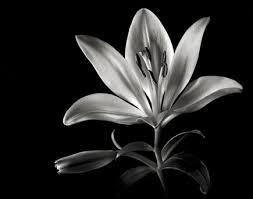
%> input picture Image-Segmentation-Using-Genetic-Algorithm-master/images/fl3.jpg, 253 x 199 px
$ octave selfcheck.m   (GNU Octave 9; MATLAB toolbox functions it lacks are replaced by stand-ins)
%> lines starting %> are read from the running program, lines starting %| are printed output that depends on the picture
### Image-Segmentation-Using-Genetic-Algorithm-master/selfhist.m
%selfhist
function [key,val] = selfhist(img,flag)

% for i=1:255
% pdf(i)=0;
% end

M = containers.Map('KeyType','double','ValueType','double');
a=size(img,1);
b=size(img,2);
for i=1:a
    for j=1:b
% [9 lines of commented-out code are left out]
if isKey(M,double(img(i,j))) == 1
    M(img(i,j)) = M(img(i,j))+1;
else
    M(img(i,j))=1;
end
    end
end
map=M;
sort(M);

if flag==0
    M.remove(255);
else
    M.remove(0);
end

key = cell2mat(keys(M));
val = cell2mat(values(M));
sumofval=0;
for i=1:size(val,2)
sumofval= val(i)+sumofval;
end
sumofval;
for i=1:size(val,2)
    val(i)=val(i)/sumofval;

end
for i=2:size(val,2)
    val(i)=val(i)+val(i-1);
end


end

### Image-Segmentation-Using-Genetic-Algorithm-master/selfcheck.m
% function [resimg] = testhist(image,HM)

image = imread("images\fl3.jpg");
%> image is the input picture: size 199x253x3 uint8; mean R, G, B 35.2, 35, 34.4
s=length(size(image));
%> s = 3
if( s == 3)
image = rgb2gray(image);
%> image: size 199x253 uint8
end

GlobalAverage=20
HM=GlobalAverage
HM
ILE = find(image>=HM);
%> ILE = 14125 values from 10311 to 48248
IHE = find(image<HM);
%> IHE = 36222 values from 1 to 50347

IL = image;
IL(ILE)=255;
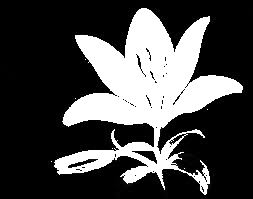
%> IL: size 199x253 uint8; min 0, max 255, mean 72
IH = image;
IH(IHE)=0;
%> IH: size 199x253 uint8; min 0, max 255, mean 34.5


[k1,v1]=selfhist(IL,0);
%> (the run ends here)

$ run again, with Image-Segmentation-Using-Genetic-Algorithm-master/images/fl1.jpg copied over Image-Segmentation-Using-Genetic-Algorithm-master/images/fl3.jpg
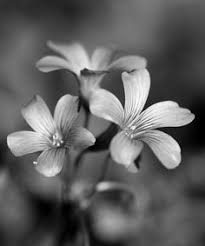
%> input picture Image-Segmentation-Using-Genetic-Algorithm-master/images/fl1.jpg, 205 x 246 px
%> image is the input picture: size 246x205x3 uint8; min 0, max 255, mean 96.2
%> image: size 246x205 uint8
%> ILE = 48230 values from 1 to 50430
%> IHE = 2200 values from 152 to 50332
%> `IL(ILE)=255;`:
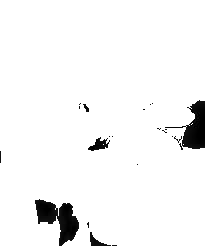
%> IL: size 246x205 uint8; min 0, max 255, mean 244.3
%> IH: size 246x205 uint8; min 0, max 255, mean 95.8
